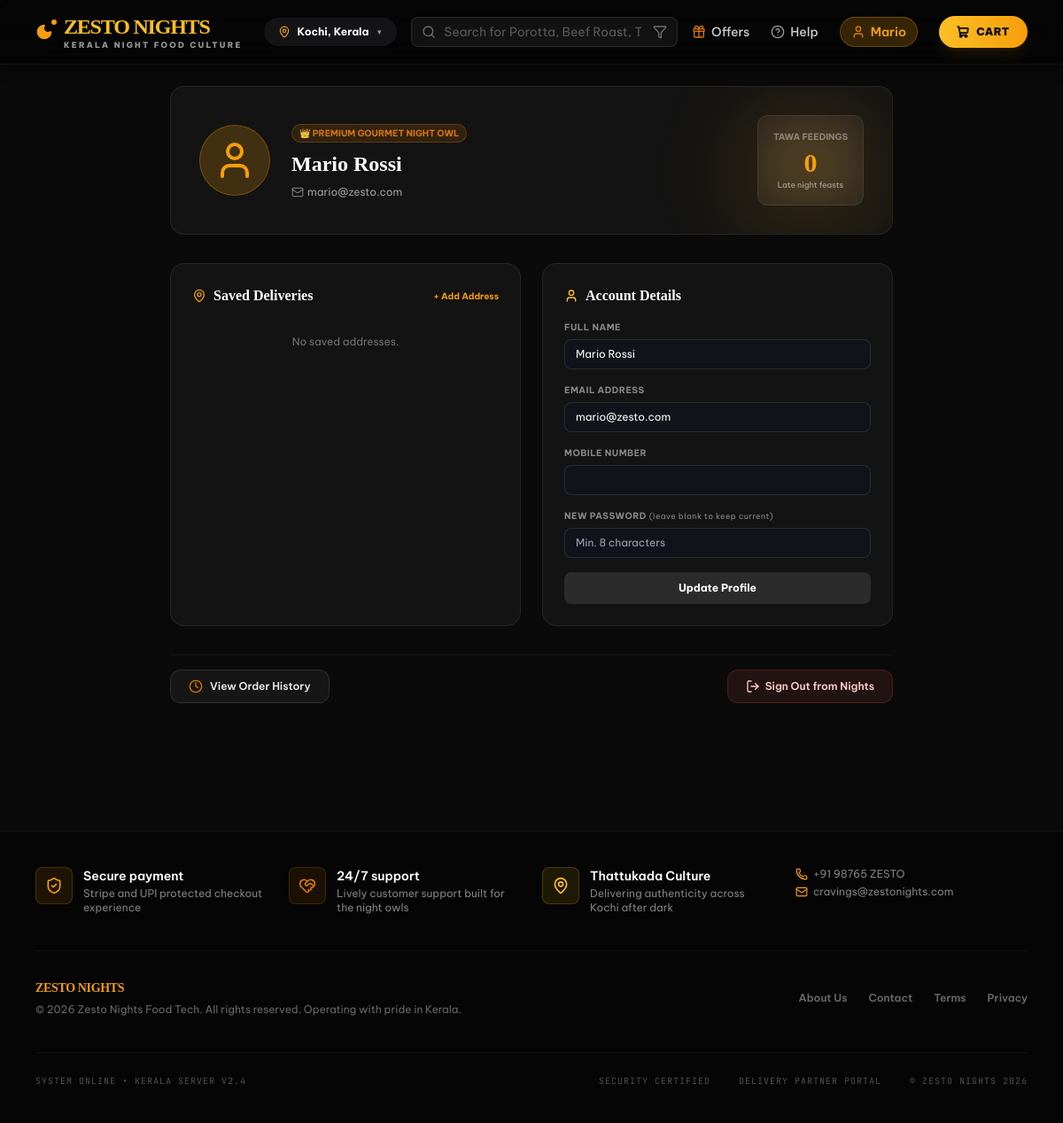
The page /modules/customer/profile/profile.php (signed in) on the database its author committed.
### tables this page shows
CREATE TABLE IF NOT EXISTS users (
    id            INT UNSIGNED AUTO_INCREMENT PRIMARY KEY,
    name          VARCHAR(100)  NOT NULL,
    email         VARCHAR(150)  NOT NULL,
    password      VARCHAR(255)  NOT NULL,
    phone         VARCHAR(20)   DEFAULT NULL,
    role          ENUM('customer','restaurant_owner','delivery_partner','admin') NOT NULL DEFAULT 'customer',
    avatar        VARCHAR(500)  DEFAULT NULL,
    is_active     TINYINT(1)    NOT NULL DEFAULT 1,
    account_status ENUM('active','suspended','deleted') NOT NULL DEFAULT 'active',
    session_invalidated_at TIMESTAMP NULL DEFAULT NULL,
    created_at    TIMESTAMP     NOT NULL DEFAULT CURRENT_TIMESTAMP,
    updated_at    TIMESTAMP     NOT NULL DEFAULT CURRENT_TIMESTAMP ON UPDATE CURRENT_TIMESTAMP,
    UNIQUE KEY uq_email_role (email, role),
    INDEX idx_role  (role)
);

### includes/location_helper.php (called while the page is built, shortened)
<?php
function getCurrentLocation(): string {
    return $_SESSION['current_location'] ?? DEFAULT_LOCATION;
}

### config/auth.php (called while the page is built, shortened)
<?php
function isLoggedIn(): bool {
    return isset($_SESSION['user_id']) && !empty($_SESSION['user_id']);
}
function getCurrentUser(): ?array {
    return [
        'id'    => $_SESSION['user_id'],
        'name'  => $_SESSION['user_name']  ?? '',
        'email' => $_SESSION['user_email'] ?? '',
        'role'  => $_SESSION['user_role']  ?? ROLE_CUSTOMER,
    ];
}
function getCart(): array {
    require_once __DIR__ . '/database.php';
    $cart = [];
    return $cart;
}
function e($value): string {
    return htmlspecialchars((string)($value ?? ''), ENT_QUOTES | ENT_SUBSTITUTE, 'UTF-8');
}
function checkSessionValidity(): void {
    require_once __DIR__ . '/database.php';
}

### config/database.php (called while the page is built, shortened)
<?php
class Database {
    private static ?PDO $instance = null;
    public static function getConnection(): PDO {
        if (self::$instance === null) {
            $host = DB_HOST;
            $dbName = DB_NAME;
            $user = DB_USER;
            $pass = DB_PASS;
            $charset = DB_CHARSET;
            $options = [
                PDO::ATTR_ERRMODE            => PDO::ERRMODE_EXCEPTION,
                PDO::ATTR_DEFAULT_FETCH_MODE => PDO::FETCH_ASSOC,
                PDO::ATTR_EMULATE_PREPARES   => false,
            ];
            try {
                $dsnWithDb = "mysql:host={$host};dbname={$dbName};charset={$charset}";
                self::$instance = new PDO($dsnWithDb, $user, $pass, $options);
            } catch (PDOException $e) {
                $logMsg = '[' . date('Y-m-d H:i:s') . '] Connection Failure: ' . $e->getMessage() . ' in ' . $e->getFile() . ':' . $e->getLine() . PHP_EOL . $e->getTraceAsString() . PHP_EOL;
                error_log($logMsg, 3, __DIR__ . '/../logs/error.log');
                http_response_code(500);
                header('Content-Type: application/json; charset=utf-8');
                $isDev = ($_SERVER['HTTP_HOST'] ?? 'localhost') === 'localhost' || strpos($_SERVER['HTTP_HOST'] ?? '', '127.0.0.1') !== false;
                if ($isDev) {
                    $msg = 'Database Connection Failed: ' . $e->getMessage() . ' in ' . $e->getFile() . ':' . $e->getLine();
                } else {
                    $msg = 'Database connection failed. Please contact the administrator.';
                }
                die(json_encode(['success' => false, 'message' => $msg]));
            }
        }
        return self::$instance;
    }
}
function db(): PDO {
    return Database::getConnection();
}

### modules/customer/profile/profile.php (the view, shortened to what this page needs)
<?php
require_once __DIR__ . '/../../../config/auth.php';
require_once __DIR__ . '/../../../config/database.php';
require_once __DIR__ . '/../../../includes/location_helper.php';
$user = getCurrentUser();
$userId = $user['id'];
$userData = db()->prepare("SELECT * FROM users WHERE id = :id LIMIT 1");
$userData->execute([':id' => $userId]);
$userData = $userData->fetch();
$addresses = db()->prepare("SELECT * FROM addresses WHERE user_id = :uid ORDER BY id DESC");
$addresses->execute([':uid' => $userId]);
$addresses = $addresses->fetchAll();
$orderCountStmt = db()->prepare("SELECT COUNT(*) FROM orders WHERE user_id = :uid");
$orderCountStmt->execute([':uid' => $userId]);
$totalOrders = $orderCountStmt->fetchColumn();
include __DIR__ . '/../../../includes/header.php';
include __DIR__ . '/../../../includes/navbar.php';
?>
<main class="flex-1 bg-zesto-dark font-sans text-[#dfe2eb]">
<div class="w-full max-w-4xl mx-auto px-4 sm:px-10 py-6 space-y-8 animate-fade-in text-left pb-20">
  <section class="relative rounded-2xl overflow-hidden glass-panel p-6 sm:p-8 border border-white/10 flex flex-col sm:flex-row items-center gap-6">
    <div class="absolute top-0 right-0 w-48 h-48 bg-zesto-orange/10 rounded-full blur-2xl"></div>
    <div class="w-20 h-20 rounded-full bg-zesto-orange/20 border border-zesto-orange/30 flex items-center justify-center text-zesto-orange relative z-10">
      <i data-lucide="user" class="w-12 h-12"></i>
    </div>
    <div class="space-y-2 flex-1 relative z-10 text-center sm:text-left">
      <div class="inline-flex items-center gap-1.5 px-2 py-0.5 rounded-full bg-zesto-amber/15 border border-zesto-amber/30 text-[10px] font-bold text-zesto-amber uppercase">
        👑 Premium Gourmet Night Owl
      </div>
      <h2 class="text-2xl font-display font-extrabold text-white"><?= e($userData['name']) ?></h2>
      <div class="flex flex-wrap items-center justify-center sm:justify-start gap-4 text-xs text-white/60">
        <span class="flex items-center gap-1">
          <i data-lucide="mail" class="w-3.5 h-3.5 text-white/40"></i>
          <?= e($userData['email']) ?>
        </span>
      </div>
    </div>
    <div class="glass-panel p-4 rounded-xl border border-white/5 text-center flex flex-col justify-center min-w-[120px] relative z-10">
      <span class="text-[10px] uppercase font-bold text-white/40 block">Tawa Feedings</span>
      <span class="text-3xl font-display font-black text-zesto-orange mt-1"><?= $totalOrders ?></span>
      <span class="text-[9px] text-white/50 font-medium">Late night feasts</span>
    </div>
  </section>
  <div class="grid grid-cols-1 md:grid-cols-2 gap-6">
    <div class="glass-panel rounded-2xl p-6 border border-white/10 space-y-4">
      <div class="flex items-center justify-between">
        <h3 class="text-base font-display font-extrabold text-white flex items-center gap-2">
          <i data-lucide="map-pin" class="w-4 h-4 text-zesto-orange"></i>
          <span>Saved Deliveries</span>
        </h3>
        <button onclick="document.getElementById('new-address-section').classList.toggle('hidden')" class="text-[10px] font-bold text-zesto-orange hover:text-white transition cursor-pointer bg-transparent border-none">
          + Add Address
        </button>
      </div>
      <div class="space-y-3">
        <?php if (empty($addresses)): ?>
          <p class="text-xs text-white/40 py-4 text-center">No saved addresses.</p>
        <?php endif; ?>
      </div>
    </div>
    <div class="glass-panel rounded-2xl p-6 border border-white/10 space-y-4 h-fit">
      <h3 class="text-base font-display font-extrabold text-white flex items-center gap-2">
        <i data-lucide="user" class="w-4 h-4 text-zesto-cyan"></i>
        <span>Account Details</span>
      </h3>
      <form method="POST" class="space-y-4">
        <div>
          <label class="block text-[10px] font-bold text-white/50 mb-1.5 uppercase tracking-wider">Full Name</label>
          <input type="text" name="name" required value="<?= e($userData['name']) ?>" class="w-full bg-[#10141a] border border-white/10 text-white text-xs rounded-lg px-3 py-2 focus:outline-none focus:border-zesto-orange">
        </div>
        <div>
          <label class="block text-[10px] font-bold text-white/50 mb-1.5 uppercase tracking-wider">Email Address</label>
          <input type="email" name="email" required value="<?= e($userData['email']) ?>" class="w-full bg-[#10141a] border border-white/10 text-white text-xs rounded-lg px-3 py-2 focus:outline-none focus:border-zesto-orange">
        </div>
        <div>
          <label class="block text-[10px] font-bold text-white/50 mb-1.5 uppercase tracking-wider">Mobile Number</label>
          <input type="tel" name="phone" value="<?= e($userData['phone'] ?? '') ?>" class="w-full bg-[#10141a] border border-white/10 text-white text-xs rounded-lg px-3 py-2 focus:outline-none focus:border-zesto-orange">
        </div>
        <div>
          <label class="block text-[10px] font-bold text-white/50 mb-1.5 uppercase tracking-wider">New Password <span class="lowercase text-[9px] font-normal">(leave blank to keep current)</span></label>
          <input type="password" name="new_password" placeholder="Min. 8 characters" class="w-full bg-[#10141a] border border-white/10 text-white text-xs rounded-lg px-3 py-2 focus:outline-none focus:border-zesto-orange">
        </div>
        <button type="submit" class="w-full bg-white/10 hover:bg-white/20 text-white text-xs font-bold py-2.5 rounded-lg transition border-none cursor-pointer">
          Update Profile
        </button>
      </form>
    </div>
  </div>
  <div class="flex flex-wrap items-center justify-between gap-4 pt-4 border-t border-white/5">
    <a href="<?= BASE_URL ?>/orders.php" class="px-5 py-2.5 rounded-xl bg-white/5 hover:bg-white/10 border border-white/10 text-xs font-semibold text-white/90 transition cursor-pointer no-underline flex items-center gap-2">
      <i data-lucide="clock" class="w-4 h-4 text-zesto-amber"></i> View Order History
    </a>
    <a href="<?= BASE_URL ?>/api/auth/logout.php" class="px-5 py-2.5 rounded-xl bg-red-400/10 hover:bg-red-500 text-red-200 hover:text-white border border-red-500/20 text-xs font-semibold transition flex items-center gap-1.5 cursor-pointer no-underline">
      <i data-lucide="log-out" class="w-4 h-4"></i>
      <span>Sign Out from Nights</span>
    </a>
  </div>
</div>
</main>
<?php include __DIR__ . '/../../../includes/footer.php'; ?>

### includes/navbar.php (shortened to what this page needs)
<?php
require_once __DIR__ . '/location_helper.php';
$currentUser = getCurrentUser();
$currentPage = basename($_SERVER['PHP_SELF']);
$searchQuery = $_GET['search'] ?? '';
$currentLoc = htmlspecialchars(getCurrentLocation());
?>
<header class="sticky top-0 z-40 w-full bg-black/45 backdrop-blur-xl border-b border-white/5 px-4 sm:px-10 py-3.5 flex flex-wrap items-center justify-between gap-4 shadow-lg shadow-black/30">
  <div class="flex items-center gap-6">
    <a href="<?= BASE_URL ?>/index.php" class="flex items-center gap-3 cursor-pointer hover:opacity-90 no-underline">
      <div class="relative">
        <i data-lucide="moon" class="w-5 h-5 text-zesto-orange fill-zesto-orange"></i>
        <div class="absolute -top-1 -right-1 w-1.5 h-1.5 rounded-full bg-zesto-orange fire-glow"></div>
      </div>
      <div class="flex flex-col text-left">
        <span class="text-xl sm:text-2xl font-bold tracking-tighter text-zesto-orange uppercase" style="font-family: 'Georgia', serif; color: #fbbf24;">ZESTO NIGHTS</span>
        <span class="text-[9px] tracking-[0.25em] -mt-0.5 uppercase opacity-60 font-sans font-extrabold text-white">KERALA NIGHT FOOD CULTURE</span>
      </div>
    </a>
    <div class="relative hidden sm:block">
      <button onclick="toggleLocDropdown()" class="flex items-center gap-2 px-4 py-2 rounded-full bg-zinc-900/80 border border-white/5 text-xs font-bold text-white hover:bg-zinc-800/80 transition cursor-pointer border-none shadow-md shadow-black/30">
        <i data-lucide="map-pin" class="w-3.5 h-3.5 text-zesto-orange"></i>
        <span><?= $currentLoc ?></span>
        <span class="text-[8px] text-white/55">▼</span>
      </button>
    </div>
  </div>
  <div class="flex-1 max-w-xl min-w-[240px]">
    <div class="relative w-full">
      <form action="<?= BASE_URL ?>/index.php" method="GET" class="relative w-full m-0 p-0" id="navbar-search-form">
        <span class="absolute inset-y-0 left-0 flex items-center pl-3">
          <i data-lucide="search" class="h-4 w-4 text-white/40"></i>
        </span>
        <input
          type="text"
          name="search"
          id="search-input"
          value="<?= e($searchQuery) ?>"
          placeholder="Search for Porotta, Beef Roast, Thattukada..."
          class="w-full bg-white/5 border border-white/10 text-white rounded-lg pl-9 pr-10 py-1.5 text-sm focus:outline-none focus:border-zesto-orange focus:ring-1 focus:ring-zesto-orange transition-all placeholder:text-white/30"
          autocomplete="off"
        />
        <button type="submit" class="absolute inset-y-0 right-0 pr-3 flex items-center text-white/40 hover:text-white/80 cursor-pointer bg-transparent border-none">
          <i data-lucide="filter" class="w-4 h-4"></i>
        </button>
      </form>
    </div>
  </div>
  <nav class="flex items-center gap-6">
    <a href="<?= BASE_URL ?>/offers.php" class="hidden md:flex items-center gap-1.5 text-sm font-medium text-white/80 hover:text-zesto-orange transition-all cursor-pointer no-underline">
      <i data-lucide="gift" class="w-4 h-4 text-zesto-amber"></i>
      <span>Offers</span>
    </a>
    <button onclick="Zesto.toast('Welcome to Zesto Nights Help Desk! Live late-night chat is fully online to serve your cravings.', 'info')" class="hidden md:flex items-center gap-1.5 text-sm font-medium text-white/80 hover:text-zesto-orange transition-all cursor-pointer bg-transparent border-none">
      <i data-lucide="help-circle" class="w-4 h-4 text-white/60"></i>
      <span>Help</span>
    </button>
    <?php if ($currentUser): ?>
      <div class="relative group">
        <a href="<?= BASE_URL ?>/profile.php" class="flex items-center gap-1.5 text-sm font-semibold text-white/95 hover:text-zesto-orange transition-all px-3 py-1.5 rounded-full <?= $currentPage === 'profile.php' ? 'bg-zesto-orange/20 text-zesto-orange border border-zesto-orange/30' : '' ?> no-underline">
          <i data-lucide="user" class="w-4 h-4 text-zesto-amber"></i>
          <span><?= e(explode(' ', $currentUser['name'])[0]) ?></span>
        </a>
      </div>
    <?php endif; ?>
    <a href="<?= BASE_URL ?>/cart.php" class="relative flex items-center gap-2 bg-gradient-to-r from-[#fbbf24] to-[#f59e0b] text-zinc-950 hover:opacity-90 active:scale-95 px-5 py-2.5 rounded-full font-black text-xs uppercase tracking-wider transition-all shadow-lg shadow-amber-500/10 no-underline cursor-pointer">
      <i data-lucide="shopping-cart" class="w-3.5 h-3.5 text-zinc-950 stroke-[3]"></i>
      <span>Cart</span>
    </a>
  </nav>
</header>

### assets/css/app.css (style rules this page uses)
*, *::before, *::after { box-sizing: border-box; }
html { scroll-behavior: smooth; font-size: 16px; }
body { font-family: 'Be Vietnam Pro', ui-sans-serif, system-ui, sans-serif; background-color: #050505; color: #dfe2eb; margin: 0; padding: 0; -webkit-font-smoothing: antialiased; -moz-osx-font-smoothing: grayscale; }
.animate-fade-in { animation: fadeIn 0.25s ease-out forwards; }

### includes/header.php (style rules this page uses)
body { background-color: #0A0A0A; color: #dfe2eb; font-family: 'Be Vietnam Pro', sans-serif; overflow-x: hidden; }

### rows shown on the page
users: name "Mario", name "Mario Rossi", email "mario@zesto.com"

### other values the page prints
$currentLoc "Kochi, Kerala"
$totalOrders "0"
